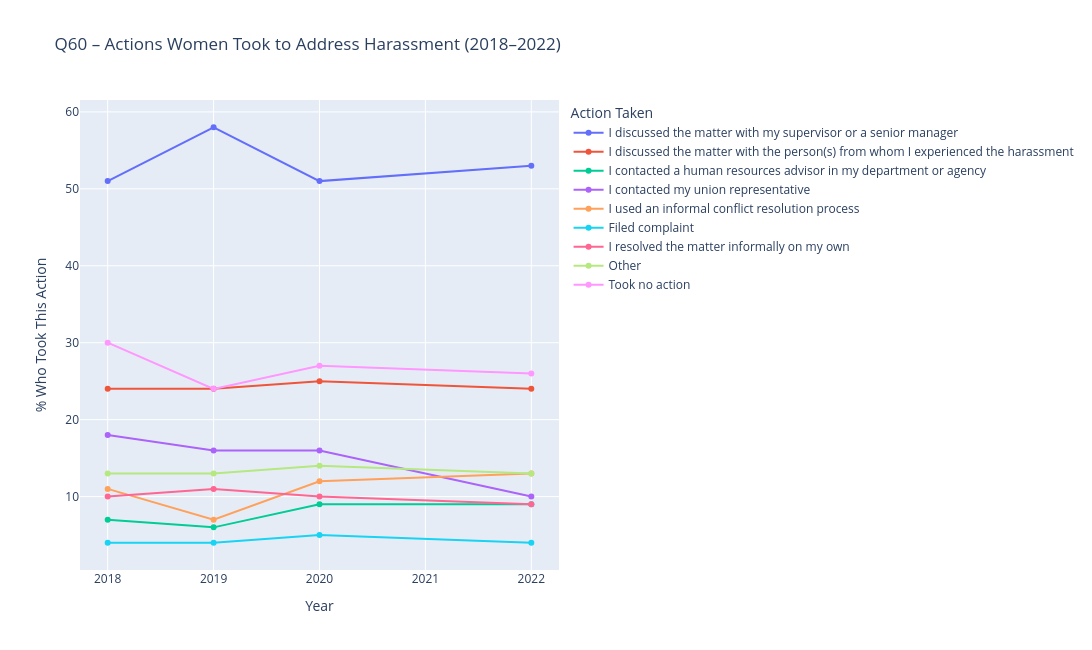

The cell this chart's notebook holds for it:
### Code cell
# Filter for Q60 and women
df_q60 = df[
    df["question"].str.match(r"Q60[a-i]", case=False, na=False) &
    (df["bycond"].str.strip() == "Q117 = 2")
].copy()

# Define short legend labels
label_map = {
    "I spoke to the individual who harassed me": "Spoke to individual",
    "I avoided the individual who harassed me": "Avoided individual",
    "I asked someone else to speak to the individual who harassed me": "Asked 3rd party",
    "I talked to my supervisor/manager": "Spoke to manager",
    "I talked to a union representative": "Union rep",
    "I filed a grievance or formal complaint": "Filed complaint",
    "I talked to a human resources (HR) professional": "Spoke to HR",
    "I talked to a departmental informal conflict resolution practitioner": "Conflict resolution",
    "I took no action": "Took no action"
}

# Extract clean action from title_e using split
df_q60["action_taken"] = df_q60["title_e"].str.extract(r"harassment you experienced\? (.+)", expand=False)
df_q60["action_taken"] = df_q60["action_taken"].str.strip(" .")
df_q60["action_taken_short"] = df_q60["action_taken"].map(label_map).fillna(df_q60["action_taken"])

# Convert answer1 to numeric (percentage who took the action)
df_q60["pct_action"] = pd.to_numeric(df_q60["answer1"], errors="coerce")
df_q60["anscount"] = pd.to_numeric(df_q60["anscount"], errors="coerce")
df_q60["surveyr"] = pd.to_numeric(df_q60["surveyr"], errors="coerce")

# Create hover label
df_q60["hover_label"] = (
    "Year: " + df_q60["surveyr"].astype(str) +
    "<br>Action: " + df_q60["action_taken"] +
    "<br>% Took Action: " + df_q60["pct_action"].astype(str) +
    "<br>Responses: " + df_q60["anscount"].astype(str)
)

# Plotly line chart
fig = px.line(
    df_q60,
    x="surveyr",
    y="pct_action",
    color="action_taken_short",
    markers=True,
    hover_name="hover_label",
    title="Q60 – Actions Women Took to Address Harassment (2018–2022)",
    labels={"surveyr": "Year", "pct_action": "% Who Took This Action"}
)

fig.update_layout(
    width=1150,
    height=650,
    legend_title="Action Taken",
    hovermode="x unified",
    xaxis=dict(dtick=1)
)

fig.show()

### Figure 1 — Plotly figure (JSON) as saved in the notebook; plotly's stock layout.template omitted (floating-point values rounded to 4 significant figures)
{"data": [{"hovertemplate": "<b>%{hovertext}</b><br><br>action_taken_short=I discussed the matter with my supervisor or a senior manager<br>Year=%{x}<br>% Who Took This Action=%{y}<extra></extra>", "hovertext": ["Year: 2022<br>Action: I discussed the matter with my supervisor or a senior manager<br>% Took Action: 53<br>Responses: 330.0", "Year: 2020<br>Action: I discussed the matter with my supervisor or a senior manager<br>% Took Action: 51<br>Responses: 318.0", "Year: 2019<br>Action: I discussed the matter with my supervisor or a senior manager<br>% Took Action: 58<br>Responses: 415.0", "Year: 2018<br>Action: I discussed the matter with my supervisor or a senior manager<br>% Took Action: 51<br>Responses: 370.0"], "legendgroup": "I discussed the matter with my supervisor or a senior manager", "line": {"color": "#636efa", "dash": "solid"}, "marker": {"symbol": "circle"}, "mode": "lines+markers", "name": "I discussed the matter with my supervisor or a senior manager", "orientation": "v", "showlegend": true, "type": "scatter", "x": [2022, 2020, 2019, 2018], "xaxis": "x", "y": [53, 51, 58, 51], "yaxis": "y"}, {"hovertemplate": "<b>%{hovertext}</b><br><br>action_taken_short=I discussed the matter with the person(s) from whom I experienced the harassment<br>Year=%{x}<br>% Who Took This Action=%{y}<extra></extra>", "hovertext": ["Year: 2022<br>Action: I discussed the matter with the person(s) from whom I experienced the harassment<br>% Took Action: 24<br>Responses: 330.0", "Year: 2020<br>Action: I discussed the matter with the person(s) from whom I experienced the harassment<br>% Took Action: 25<br>Responses: 318.0", "Year: 2019<br>Action: I discussed the matter with the person(s) from whom I experienced the harassment<br>% Took Action: 24<br>Responses: 415.0", "Year: 2018<br>Action: I discussed the matter with the person(s) from whom I experienced the harassment<br>% Took Action: 24<br>Responses: 371.0"], "legendgroup": "I discussed the matter with the person(s) from whom I experienced the harassment", "line": {"color": "#EF553B", "dash": "solid"}, "marker": {"symbol": "circle"}, "mode": "lines+markers", "name": "I discussed the matter with the person(s) from whom I experienced the harassment", "orientation": "v", "showlegend": true, "type": "scatter", "x": [2022, 2020, 2019, 2018], "xaxis": "x", "y": [24, 25, 24, 24], "yaxis": "y"}, {"hovertemplate": "<b>%{hovertext}</b><br><br>action_taken_short=I contacted a human resources advisor in my department or agency<br>Year=%{x}<br>% Who Took This Action=%{y}<extra></extra>", "hovertext": ["Year: 2022<br>Action: I contacted a human resources advisor in my department or agency<br>% Took Action: 9<br>Responses: 330.0", "Year: 2020<br>Action: I contacted a human resources advisor in my department or agency<br>% Took Action: 9<br>Responses: 318.0", "Year: 2019<br>Action: I contacted a human resources advisor in my department or agency<br>% Took Action: 6<br>Responses: 415.0", "Year: 2018<br>Action: I contacted a human resources advisor in my department or agency<br>% Took Action: 7<br>Responses: 370.0"], "legendgroup": "I contacted a human resources advisor in my department or agency", "line": {"color": "#00cc96", "dash": "solid"}, "marker": {"symbol": "circle"}, "mode": "lines+markers", "name": "I contacted a human resources advisor in my department or agency", "orientation": "v", "showlegend": true, "type": "scatter", "x": [2022, 2020, 2019, 2018], "xaxis": "x", "y": [9, 9, 6, 7], "yaxis": "y"}, {"hovertemplate": "<b>%{hovertext}</b><br><br>action_taken_short=I contacted my union representative<br>Year=%{x}<br>% Who Took This Action=%{y}<extra></extra>", "hovertext": ["Year: 2022<br>Action: I contacted my union representative<br>% Took Action: 10<br>Responses: 330.0", "Year: 2020<br>Action: I contacted my union representative<br>% Took Action: 16<br>Responses: 318.0", "Year: 2019<br>Action: I contacted my union representative<br>% Took Action: 16<br>Responses: 415.0", "Year: 2018<br>Action: I contacted my union representative<br>% Took Action: 18<br>Responses: 370.0"], "legendgroup": "I contacted my union representative", "line": {"color": "#ab63fa", "dash": "solid"}, "marker": {"symbol": "circle"}, "mode": "lines+markers", "name": "I contacted my union representative", "orientation": "v", "showlegend": true, "type": "scatter", "x": [2022, 2020, 2019, 2018], "xaxis": "x", "y": [10, 16, 16, 18], "yaxis": "y"}, {"hovertemplate": "<b>%{hovertext}</b><br><br>action_taken_short=I used an informal conflict resolution process<br>Year=%{x}<br>% Who Took This Action=%{y}<extra></extra>", "hovertext": ["Year: 2022<br>Action: I used an informal conflict resolution process<br>% Took Action: 13<br>Responses: 330.0", "Year: 2020<br>Action: I used an informal conflict resolution process<br>% Took Action: 12<br>Responses: 318.0", "Year: 2019<br>Action: I used an informal conflict resolution process<br>% Took Action: 7<br>Responses: 415.0", "Year: 2018<br>Action: I used an informal conflict resolution process<br>% Took Action: 11<br>Responses: 370.0"], "legendgroup": "I used an informal conflict resolution process", "line": {"color": "#FFA15A", "dash": "solid"}, "marker": {"symbol": "circle"}, "mode": "lines+markers", "name": "I used an informal conflict resolution process", "orientation": "v", "showlegend": true, "type": "scatter", "x": [2022, 2020, 2019, 2018], "xaxis": "x", "y": [13, 12, 7, 11], "yaxis": "y"}, {"hovertemplate": "<b>%{hovertext}</b><br><br>action_taken_short=Filed complaint<br>Year=%{x}<br>% Who Took This Action=%{y}<extra></extra>", "hovertext": ["Year: 2022<br>Action: I filed a grievance or formal complaint<br>% Took Action: 4<br>Responses: 330.0", "Year: 2020<br>Action: I filed a grievance or formal complaint<br>% Took Action: 5<br>Responses: 318.0", "Year: 2019<br>Action: I filed a grievance or formal complaint<br>% Took Action: 4<br>Responses: 415.0", "Year: 2018<br>Action: I filed a grievance or formal complaint<br>% Took Action: 4<br>Responses: 370.0"], "legendgroup": "Filed complaint", "line": {"color": "#19d3f3", "dash": "solid"}, "marker": {"symbol": "circle"}, "mode": "lines+markers", "name": "Filed complaint", "orientation": "v", "showlegend": true, "type": "scatter", "x": [2022, 2020, 2019, 2018], "xaxis": "x", "y": [4, 5, 4, 4], "yaxis": "y"}, {"hovertemplate": "<b>%{hovertext}</b><br><br>action_taken_short=I resolved the matter informally on my own<br>Year=%{x}<br>% Who Took This Action=%{y}<extra></extra>", "hovertext": ["Year: 2022<br>Action: I resolved the matter informally on my own<br>% Took Action: 9<br>Responses: 330.0", "Year: 2020<br>Action: I resolved the matter informally on my own<br>% Took Action: 10<br>Responses: 318.0", "Year: 2019<br>Action: I resolved the matter informally on my own<br>% Took Action: 11<br>Responses: 415.0", "Year: 2018<br>Action: I resolved the matter informally on my own<br>% Took Action: 10<br>Responses: 371.0"], "legendgroup": "I resolved the matter informally on my own", "line": {"color": "#FF6692", "dash": "solid"}, "marker": {"symbol": "circle"}, "mode": "lines+markers", "name": "I resolved the matter informally on my own", "orientation": "v", "showlegend": true, "type": "scatter", "x": [2022, 2020, 2019, 2018], "xaxis": "x", "y": [9, 10, 11, 10], "yaxis": "y"}, {"hovertemplate": "<b>%{hovertext}</b><br><br>action_taken_short=Other<br>Year=%{x}<br>% Who Took This Action=%{y}<extra></extra>", "hovertext": ["Year: 2022<br>Action: Other<br>% Took Action: 13<br>Responses: 330.0", "Year: 2020<br>Action: Other<br>% Took Action: 14<br>Responses: 318.0", "Year: 2019<br>Action: Other<br>% Took Action: 13<br>Responses: 415.0", "Year: 2018<br>Action: Other<br>% Took Action: 13<br>Responses: 370.0"], "legendgroup": "Other", "line": {"color": "#B6E880", "dash": "solid"}, "marker": {"symbol": "circle"}, "mode": "lines+markers", "name": "Other", "orientation": "v", "showlegend": true, "type": "scatter", "x": [2022, 2020, 2019, 2018], "xaxis": "x", "y": [13, 14, 13, 13], "yaxis": "y"}, {"hovertemplate": "<b>%{hovertext}</b><br><br>action_taken_short=Took no action<br>Year=%{x}<br>% Who Took This Action=%{y}<extra></extra>", "hovertext": ["Year: 2022<br>Action: I took no action<br>% Took Action: 26<br>Responses: 330.0", "Year: 2020<br>Action: I took no action<br>% Took Action: 27<br>Responses: 318.0", "Year: 2019<br>Action: I took no action<br>% Took Action: 24<br>Responses: 415.0", "Year: 2018<br>Action: I took no action<br>% Took Action: 30<br>Responses: 371.0"], "legendgroup": "Took no action", "line": {"color": "#FF97FF", "dash": "solid"}, "marker": {"symbol": "circle"}, "mode": "lines+markers", "name": "Took no action", "orientation": "v", "showlegend": true, "type": "scatter", "x": [2022, 2020, 2019, 2018], "xaxis": "x", "y": [26, 27, 24, 30], "yaxis": "y"}], "layout": {"height": 650, "hovermode": "x unified", "legend": {"title": {"text": "Action Taken"}, "tracegroupgap": 0}, "title": {"text": "Q60 – Actions Women Took to Address Harassment (2018–2022)"}, "width": 1150, "xaxis": {"anchor": "y", "domain": [0, 1], "dtick": 1, "title": {"text": "Year"}}, "yaxis": {"anchor": "x", "domain": [0, 1], "title": {"text": "% Who Took This Action"}}}}
